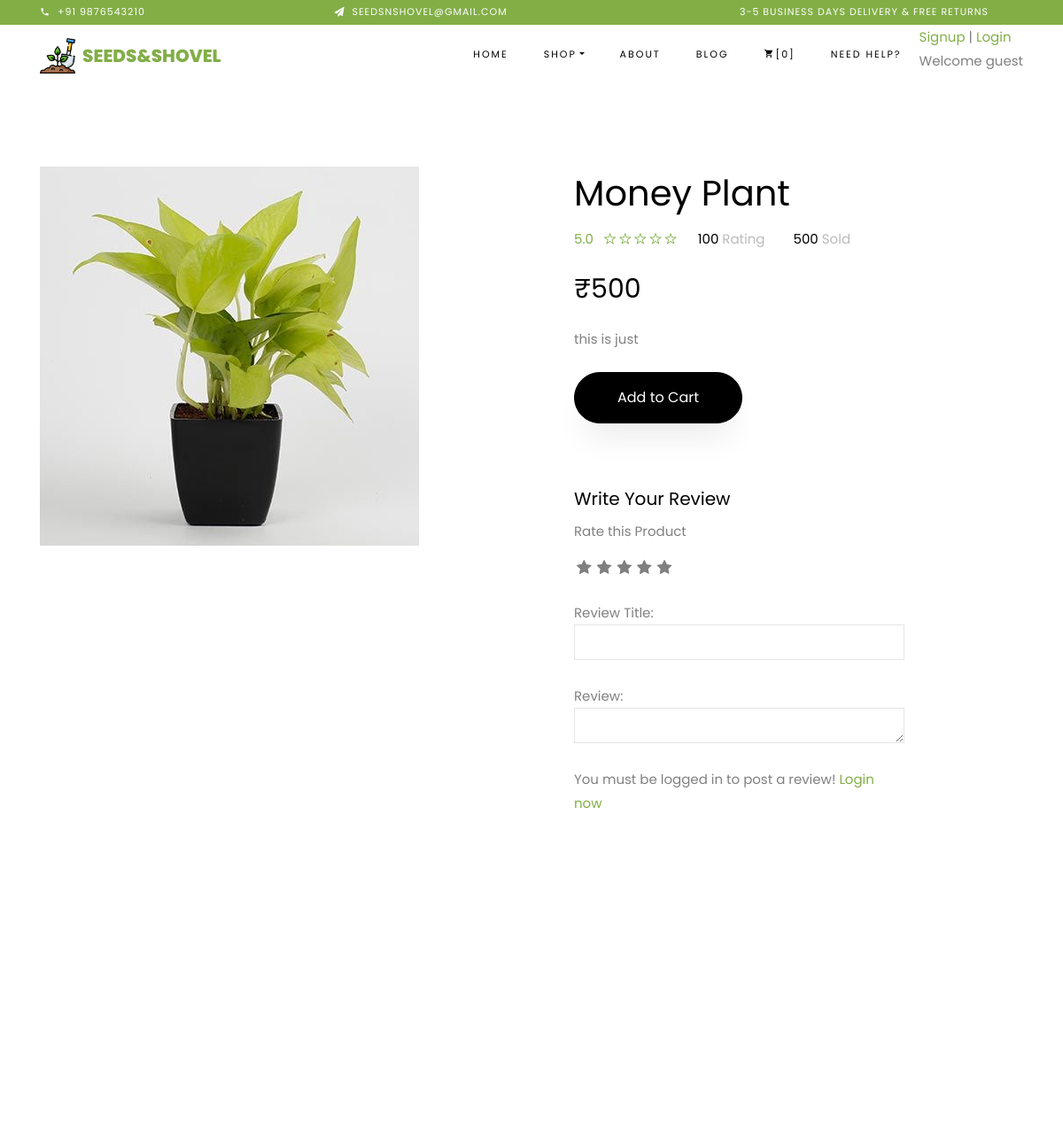
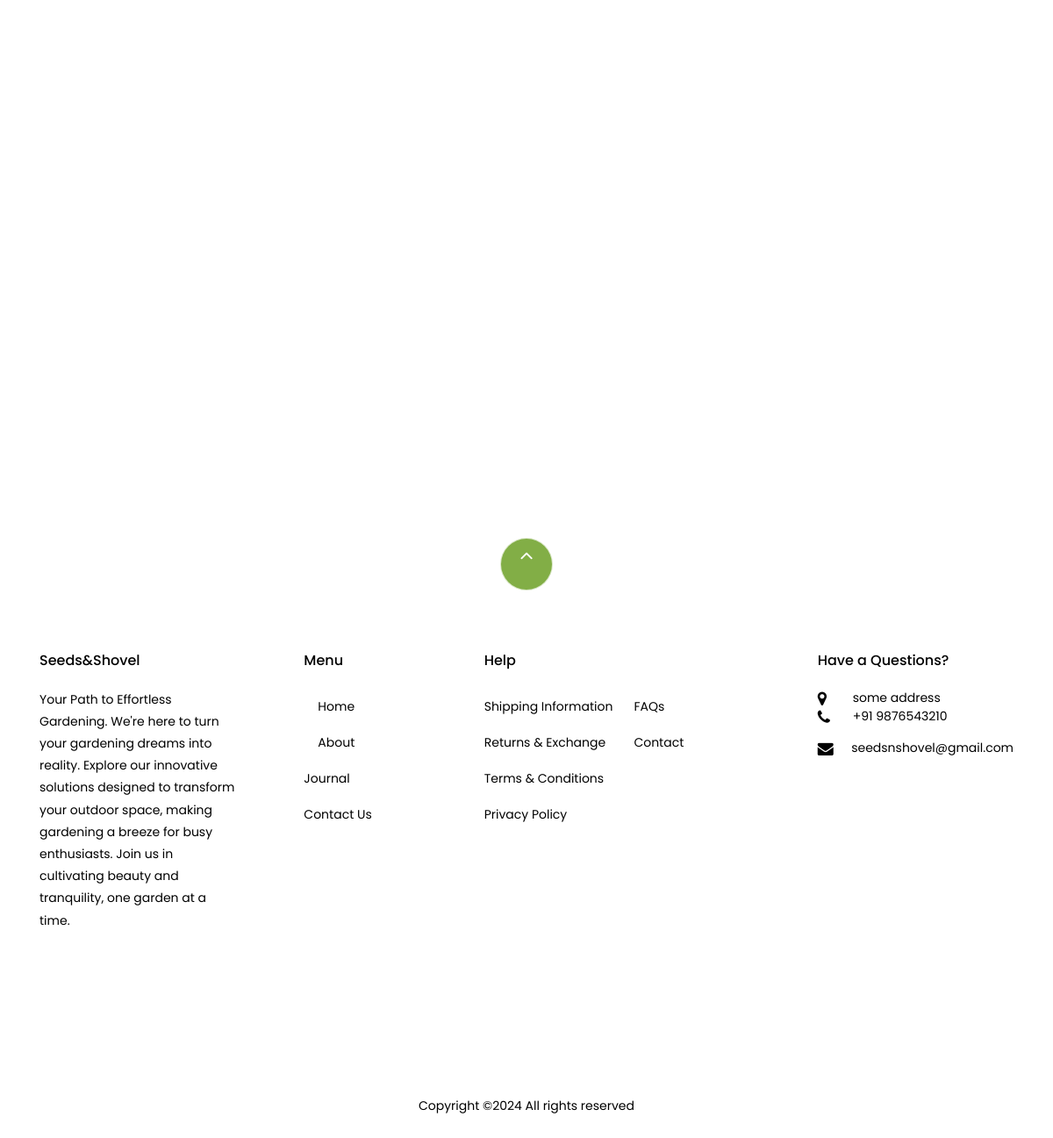
The page /store/plants/money-plant/ on the database its author committed (2 pictures, top to bottom).
### store/models.py (models this page shows, shortened)
class Product(models.Model):
    product_name = models.CharField(max_length=200, unique=True)
    slug = models.SlugField(max_length=200, unique=True)
    description = models.TextField(max_length=500, blank=True)
    price = models.IntegerField()
    images = models.ImageField(upload_to='photos/products')
    stock = models.IntegerField()
    is_available = models.BooleanField(default=True)
    category = models.ForeignKey(Category, on_delete=models.CASCADE)
    created_date = models.DateTimeField(auto_now_add=True)
    modified_date = models.DateTimeField(auto_now=True)

### store/views.py (the view)
# urls.py: path('<slug:category_slug>/<slug:product_slug>/', views.product_detail, name='product_detail'),
def product_detail(request, category_slug, product_slug):
    single_product = get_object_or_404(Product, category__slug=category_slug, slug=product_slug)
    in_cart = CartItem.objects.filter(cart__cart_id=_cart_id(request), product=single_product).exists()
    related_products = Product.objects.filter(category=single_product.category).exclude(slug=product_slug)
    context = {
        'single_product': single_product,
        'in_cart': in_cart,
        'related_products': related_products,
    }
    return render(request, 'store/product_detail.html', context)

### carts/context_processors.py (called while the page is built)
def counter(request):
    cart_count = 0
    if 'admin' in request.path:
        return {}
    else:
        try:
            cart = Cart.objects.filter(cart_id=_cart_id(request))
            if request.user.is_authenticated:
                cart_items = CartItem.objects.all().filter(user=request.user)
            else:
                cart_items = CartItem.objects.all().filter(cart=cart[:1])
            for cart_item in cart_items:
                cart_count += cart_item.quantity
        except Cart.DoesNotExist:
            cart_count = 0
    return dict(cart_count = cart_count)

### carts/views.py (called while the page is built)
def _cart_id(request):
    cart = request.session.session_key
    if not cart:
        cart = request.session.create()
    return cart

### category/context_processors.py (called while the page is built)
def menu_links(request):
    links = Category.objects.all()
    return dict(links=links)

### category/models.py (called while the page is built)
    def get_url(self):
        return reverse('products_by_category', args=[self.slug])

### templates/store/product_detail.html (shortened to what this page needs)
{% extends 'base.html' %}
{% load static %}
{% block content %}
  <section class="ftco-section">
      <div class="container">
          <div class="row">
              <div class="col-lg-6 mb-5 ftco-animate">
                  <a href="#" class="image-popup"><img src="{{ single_product.images.url }}" class="img-fluid"></a>
              </div>
              <div class="col-lg-6 product-details pl-md-5 ftco-animate">
                  <h1>{{ single_product.product_name }}</h1>
                  <div class="rating d-flex">
                          <p class="text-left mr-4">
                              <a href="#" class="mr-2">5.0</a>
                              <a href="#"><span class="ion-ios-star-outline"></span></a>
                              <a href="#"><span class="ion-ios-star-outline"></span></a>
                              <a href="#"><span class="ion-ios-star-outline"></span></a>
                              <a href="#"><span class="ion-ios-star-outline"></span></a>
                              <a href="#"><span class="ion-ios-star-outline"></span></a>
                          </p>
                          <p class="text-left mr-4">
                              <a href="#" class="mr-2" style="color: #000;">100 <span style="color: #bbb;">Rating</span></a>
                          </p>
                          <p class="text-left">
                              <a href="#" class="mr-2" style="color: #000;">500 <span style="color: #bbb;">Sold</span></a>
                          </p>
                      </div>
                  <p class="price"><span>&#8377;{{ single_product.price }}</span></p>
                  <p>{{ single_product.description }}  </p>
            {% if single_product.stock <= 0 %}
                <h5 class="btn btn-outline-danger">Out of Stock</h5>
            {% else %}
            {% if in_cart  %}
            <h3>Already Added to Cart</h3>
            <p><a href="{% url 'cart'%}" class="btn btn-black py-3 px-5">View Cart</a></p>
            {% else %}
            <p><a href="{% url 'add_cart' single_product.id %}" class="btn btn-black py-3 px-5">Add to Cart</a></p>
            {% endif %}
                {% endif %}
                <br><br>
                <div class="row">
                    <div class="col-md-9">
                        <form action="{% url 'submit_review' single_product.id %}" method="POST">
                            <h5>Write Your Review</h5>
                <div>
                    <label>Rate this Product</label><br>
                    <div class="rate">
                        <input type="radio" name="rating" id="rating10" value="5" required /><label for="rating10" title="5"></label>
                        <input type="radio" name="rating" id="rating8" value="4" required /><label for="rating8" title="4"></label>
                        <input type="radio" name="rating" id="rating6" value="3" required /><label for="rating6" title="3"></label>
                        <input type="radio" name="rating" id="rating4" value="2" required /><label for="rating4" title="2"></label>
                        <input type="radio" name="rating" id="rating2" value="1" required /><label for="rating2" title="1"></label>
                    </div>
                    <br>
                    Review Title:
                    <input type="text" class="form-control" name="subject">
                    <br>
                    Review:
                    <textarea name="review" rows="4" class="form-control"></textarea>
                    <br>
                    {% if user.is_authenticated %}
                    <input type="submit" value="Submit Review" class="btn btn-primary">
                    {% else %}
                    <p>You must be logged in to post a review! <span><a href="{% url 'login' %}">Login now</a></span></p>
                    {% endif %}
                </div>
            </form>
        <br>
            </div>
        </div>
        </div>
          </div>
      </div>
  </section>
  <section class="ftco-section">
      <div class="container">
              <div class="row justify-content-center mb-3 pb-3">
      </div>
      </div>
      <div class="container">
          <div class="row">
          </div>
      </div>
  </section>
{% endblock %}

### seedshovel/static/css/custom.css (style rules this page uses)
.rate { display: inline-block; border: 0; }
.rate > label { float: right; }
.rate > label:before { display: inline-block; font-size: 1.1rem; font-family: FontAwesome; content: "\f005"; margin: 0; padding: 0.3rem .2rem; cursor: pointer; }

### rows shown on the page
Product: images (picture), product_name "Money Plant", price "500", description "this is just"

### other values the page prints
{{ cart_count }} "0"
